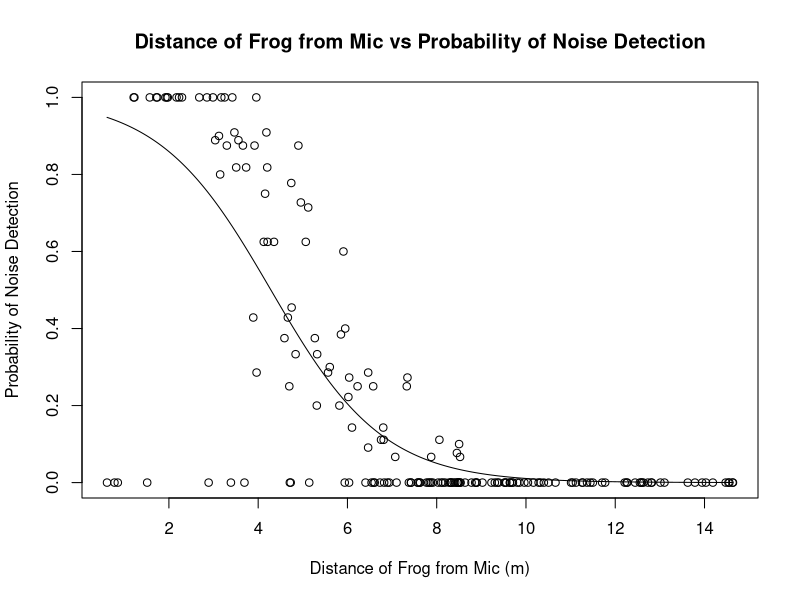

The R script that drew this image:
setwd("/Users/tarineccleston/Documents/Masters/STATS 762/regression-for-DS/frog-noises")

# Q1a)

frog_df = read.csv("data/frogs.csv")

# find the absolute distance between the frog and each microphone
frog_df$dist = sqrt((abs(frog_df$mic.x - frog_df$animal.x)^2) + (abs(frog_df$mic.y - frog_df$animal.y)^2))
# get the probability of that particular microphone detected that particular frog
# based on the number of calls the frog makes and the detected amount from the mic
frog_df$prob = frog_df$detected / frog_df$n.calls

plot(prob ~ dist, main = "Distance of Frog from Mic vs Probability of Noise Detection", xlab = "Distance of Frog from Mic (m)", ylab = "Probability of Noise Detection", data = frog_df)

# fit model
frog_fit <- glm(cbind(detected, n.calls - detected) ~ dist, family = "binomial", data = frog_df)

summary(frog_fit)
xx <- seq(min(frog_df$dist), max(frog_df$dist), length.out = 1000)
yy <- predict(frog_fit, newdata = data.frame(dist = xx), type = "response")
lines(xx, yy)               

# Q1b)



